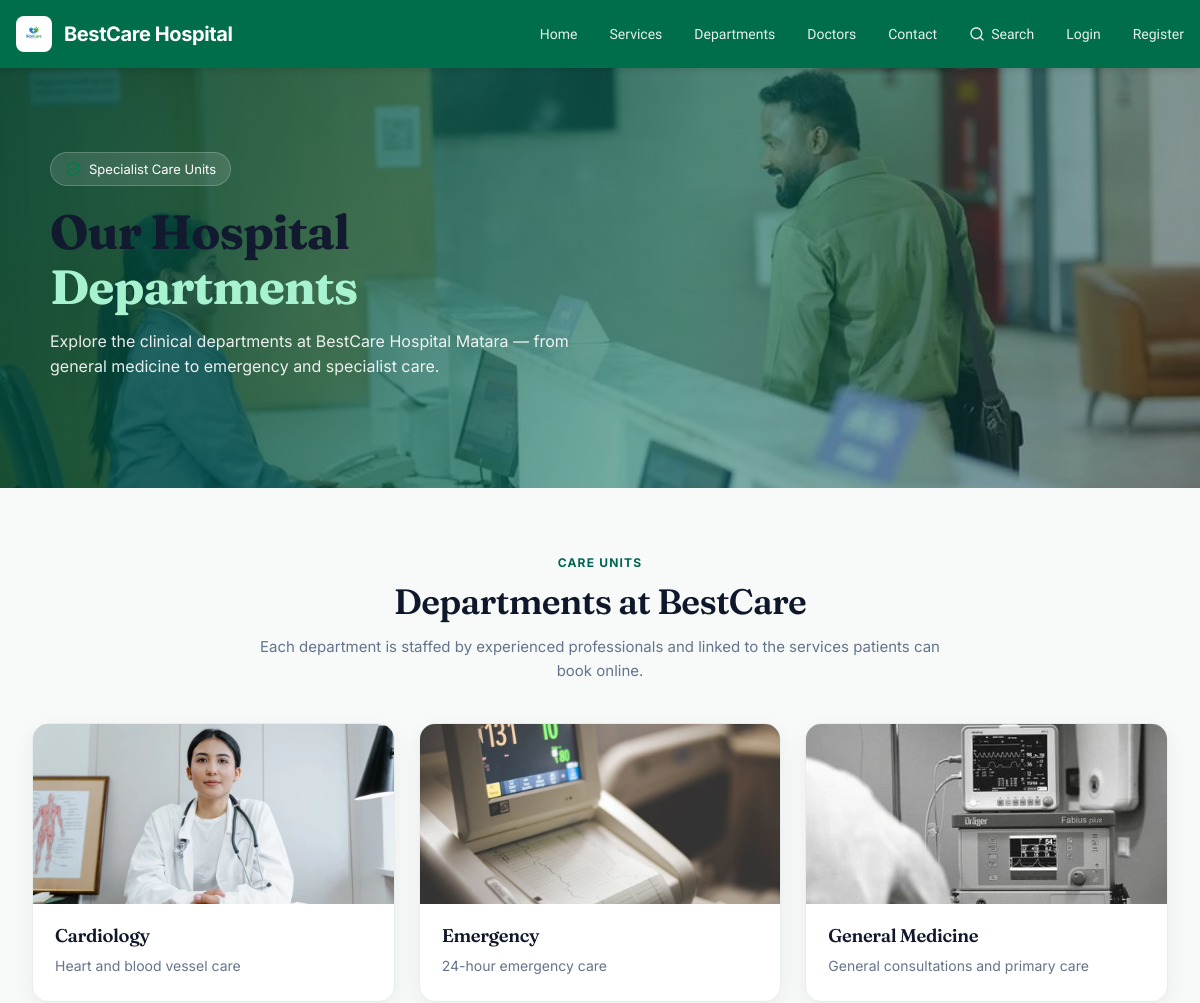
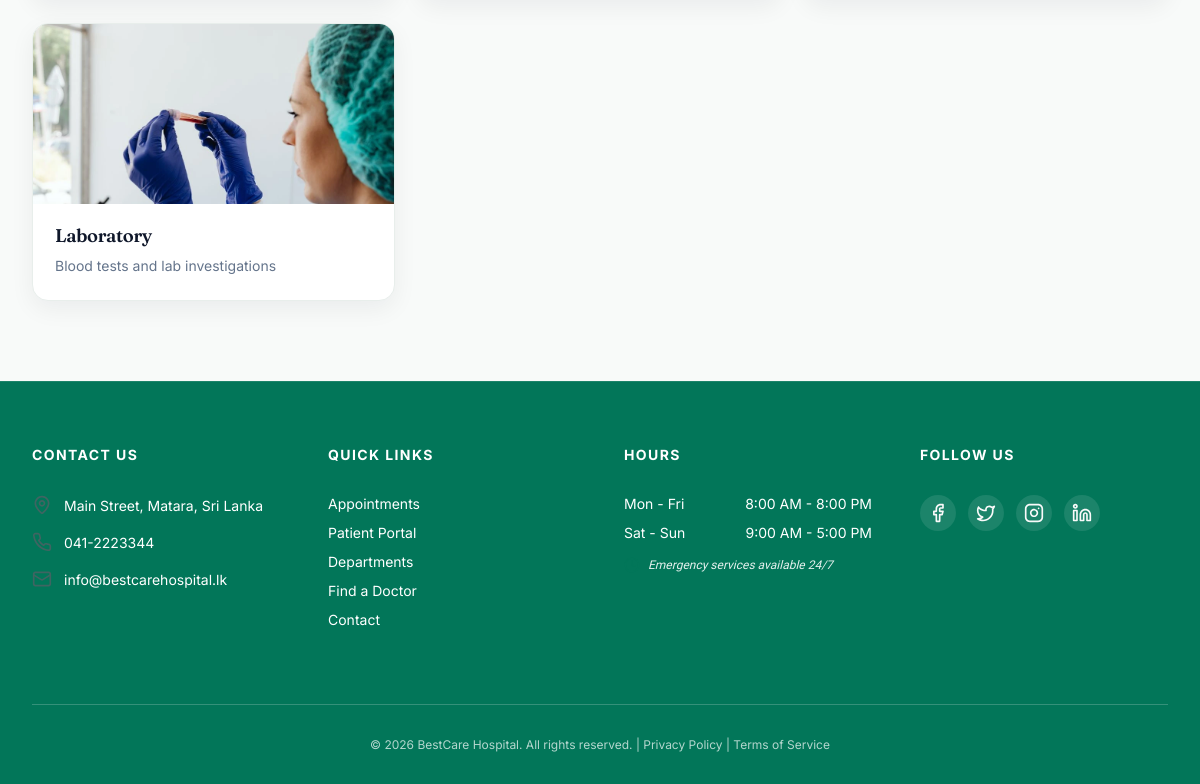
The page /departments.php on the database its author committed (2 pictures, top to bottom).
### tables this page shows
CREATE TABLE departments (
    id INT AUTO_INCREMENT PRIMARY KEY,
    name VARCHAR(100) NOT NULL,
    description TEXT,
    image_path VARCHAR(255) NULL
);

### departments.php (the view, shortened to what this page needs)
<?php
include("includes/db.php");
$sv_img = "/bestcare-hospital/assets/services";
$sql = "SELECT * FROM departments ORDER BY name";
$result = mysqli_query($conn, $sql);
$departments = array();
while ($row = mysqli_fetch_array($result)) {
    $departments[] = $row;
}
$fallback_images = array(
    $sv_img . "/IMG_12.webp",
    $sv_img . "/IMG_8.webp",
    $sv_img . "/IMG_10.webp",
    $sv_img . "/IMG_5.webp",
    $sv_img . "/IMG_14.webp"
);
?>
<!DOCTYPE html>
<html lang="en">
<head>
    <link rel="stylesheet" href="/bestcare-hospital/assets/css/home.css?v=1">
    <link rel="stylesheet" href="/bestcare-hospital/assets/css/departments.css?v=1">
</head>
<body class="home-body">
<?php include __DIR__ . "/includes/public_header.php"; ?>
<section class="dp-hero">
    <div class="dp-hero-bg">
        <img src="<?php echo $sv_img; ?>/IMG_2.webp" alt="Hospital departments">
        <div class="dp-hero-overlay"></div>
    </div>
    <div class="dp-hero-content">
        <div class="dp-hero-badge">
            <img src="<?php echo $sv_img; ?>/IMG_3.svg" alt="">
            <span>Specialist Care Units</span>
        </div>
        <h1>Our Hospital<br><span class="accent">Departments</span></h1>
        <p class="dp-hero-text">
            Explore the clinical departments at BestCare Hospital Matara — from general medicine to emergency and specialist care.
        </p>
    </div>
</section>
<section class="dp-section">
    <div class="home-wrap">
        <div class="dp-section-head">
            <span class="dp-eyebrow">Care Units</span>
            <h2>Departments at BestCare</h2>
            <p>Each department is staffed by experienced professionals and linked to the services patients can book online.</p>
        </div>
        <?php if (count($departments) > 0) { ?>
            <div class="dp-grid">
                <?php for ($i = 0; $i < count($departments); $i++) {
                    $d = $departments[$i];
                    if (isset($d['image_path']) && $d['image_path'] != '') {
                        $photo = $d['image_path'];
                    } else {
                        $photo = $fallback_images[$i % count($fallback_images)];
                    }
                    $desc = $d['description'];
                ?>
                    <article class="dp-card">
                        <div class="dp-card-img">
                            <img class="cover" src="<?php echo htmlspecialchars($photo); ?>" alt="<?php echo htmlspecialchars($d['name']); ?>">
                        </div>
                        <div class="dp-card-body">
                            <h3><?php echo htmlspecialchars($d['name']); ?></h3>
                            <p><?php echo htmlspecialchars($desc); ?></p>
                        </div>
                    </article>
                <?php } ?>
            </div>
        <?php } else { ?>
            <div class="dp-empty">No departments published yet.</div>
        <?php } ?>
    </div>
</section>
<?php include __DIR__ . "/includes/public_footer.php"; ?>
</body>
</html>

### assets/css/home.css (style rules this page uses)
.home-body { margin: 0; font-family: "Plus Jakarta Sans", "Segoe UI", sans-serif; color: #1e293b; background: #FAFAFA; -webkit-font-smoothing: antialiased; overflow-x: hidden; }
.home-body h1, .home-body h2, .home-body h3, .home-body h4 { font-family: "Fraunces", Georgia, serif; font-weight: 600; letter-spacing: -0.02em; color: #111A2E; margin: 0; }
.home-wrap { max-width: 1280px; margin: 0 auto; padding-left: 16px; padding-right: 16px; }
@media (min-width: 640px) { .home-wrap { padding-left: 24px; padding-right: 24px; } }
@media (min-width: 1024px) { .home-wrap { padding-left: 32px; padding-right: 32px; } }

### assets/css/departments.css (style rules this page uses)
.dp-hero { position: relative; min-height: 420px; display: flex; align-items: center; overflow: hidden; }
.dp-hero-bg { position: absolute; inset: 0; }
.dp-hero-bg img { width: 100%; height: 100%; object-fit: cover; }
.dp-hero-overlay { position: absolute; inset: 0; background: linear-gradient(105deg, rgba(1, 68, 54, 0.88) 0%, rgba(1, 100, 80, 0.55) 55%, rgba(15, 23, 42, 0.35) 100%); }
.dp-hero-content { position: relative; z-index: 1; width: min(1100px, calc(100% - 40px)); margin: 0 auto; padding: 72px 0; color: #fff; }
.dp-hero-badge { display: inline-flex; align-items: center; gap: 8px; background: rgba(255,255,255,0.12); border: 1px solid rgba(255,255,255,0.2); border-radius: 999px; padding: 8px 14px; font-family: "Inter", sans-serif; font-size: 13px; margin-bottom: 18px; }
.dp-hero-badge img { width: 16px; height: 16px; }
.dp-hero-content h1 { margin: 0 0 14px; font-size: clamp(2rem, 4vw, 3.2rem); line-height: 1.15; font-weight: 700; }
.dp-hero-content h1 .accent { color: #A7F3D0; }
.dp-hero-text { max-width: 560px; margin: 0 0 24px; font-family: "Inter", sans-serif; font-size: 1rem; line-height: 1.6; color: rgba(255,255,255,0.9); }
.dp-section { padding: 64px 0 80px; background: #F8FAF9; }
.dp-section-head { text-align: center; max-width: 680px; margin: 0 auto 40px; }
.dp-eyebrow { display: inline-block; font-family: "Inter", sans-serif; font-size: 12px; font-weight: 700; letter-spacing: 0.1em; text-transform: uppercase; color: #016450; margin-bottom: 10px; }
.dp-section-head h2 { margin: 0 0 12px; font-size: clamp(1.6rem, 3vw, 2.2rem); color: #0F172A; }
.dp-section-head p { margin: 0; font-family: "Inter", sans-serif; font-size: 15px; line-height: 1.6; color: #64748B; }
.dp-grid { display: grid; grid-template-columns: repeat(3, minmax(0, 1fr)); gap: 24px; }
.dp-card { background: #fff; border-radius: 16px; overflow: hidden; box-shadow: 0 8px 24px rgba(15, 23, 42, 0.06); border: 1px solid #E8EEEB; display: flex; flex-direction: column; }
.dp-card-img { position: relative; height: 180px; overflow: hidden; background: #E9FCF5; }
.dp-card-img img.cover { width: 100%; height: 100%; object-fit: cover; display: block; }
.dp-card-body { padding: 20px 22px 24px; flex: 1; display: flex; flex-direction: column; }
.dp-card-body h3 { margin: 0 0 8px; font-size: 1.15rem; color: #0F172A; }
.dp-card-body p { margin: 0; font-family: "Inter", sans-serif; font-size: 14px; line-height: 1.55; color: #64748B; flex: 1; }

### rows shown on the page
departments: shows a picture, name "Cardiology", description "Heart and blood vessel care"
departments: shows a picture, name "Emergency", description "24-hour emergency care"
departments: shows a picture, name "General Medicine", description "General consultations and primary care"
departments: shows a picture, name "Laboratory", description "Blood tests and lab investigations"
